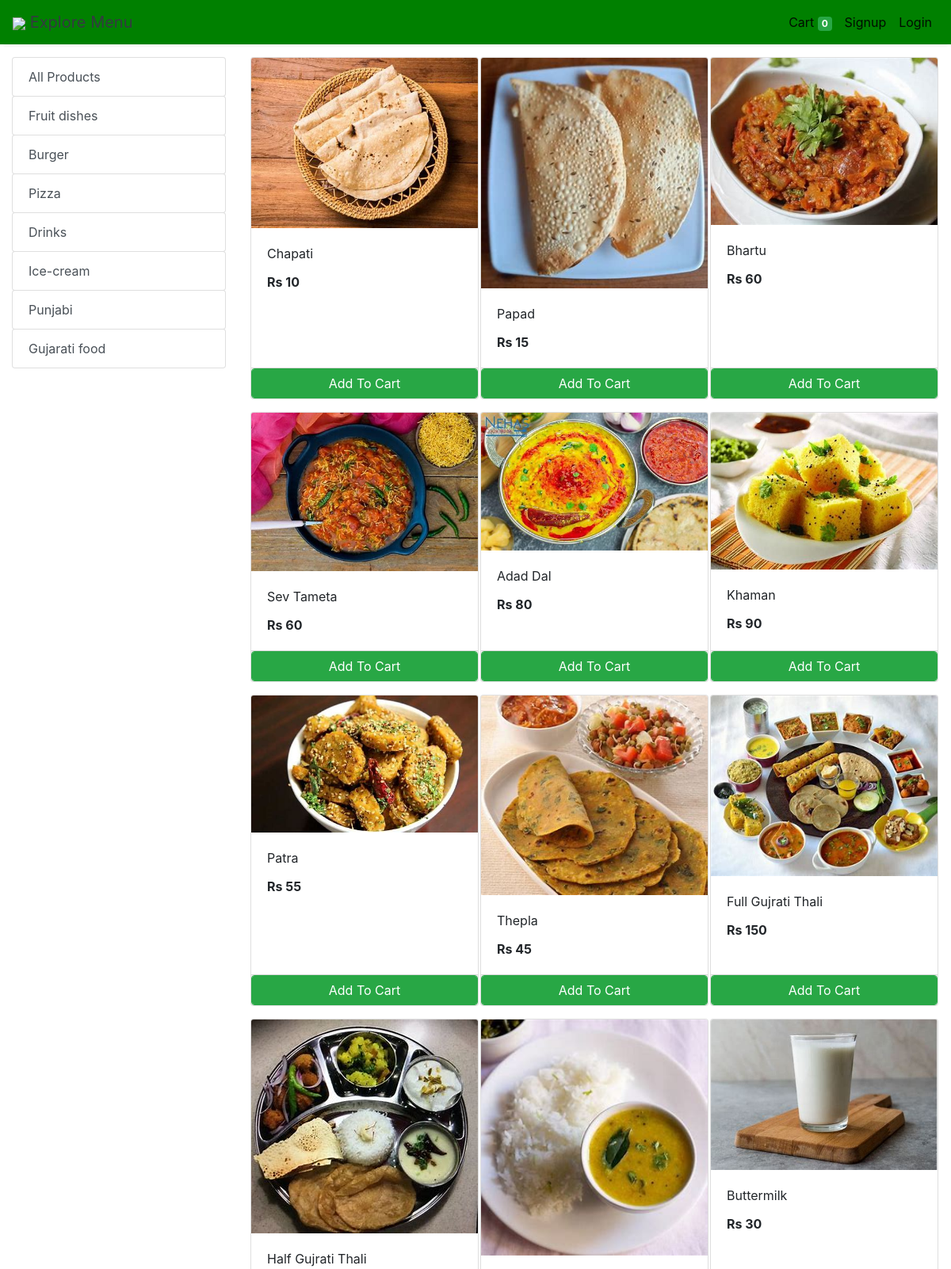
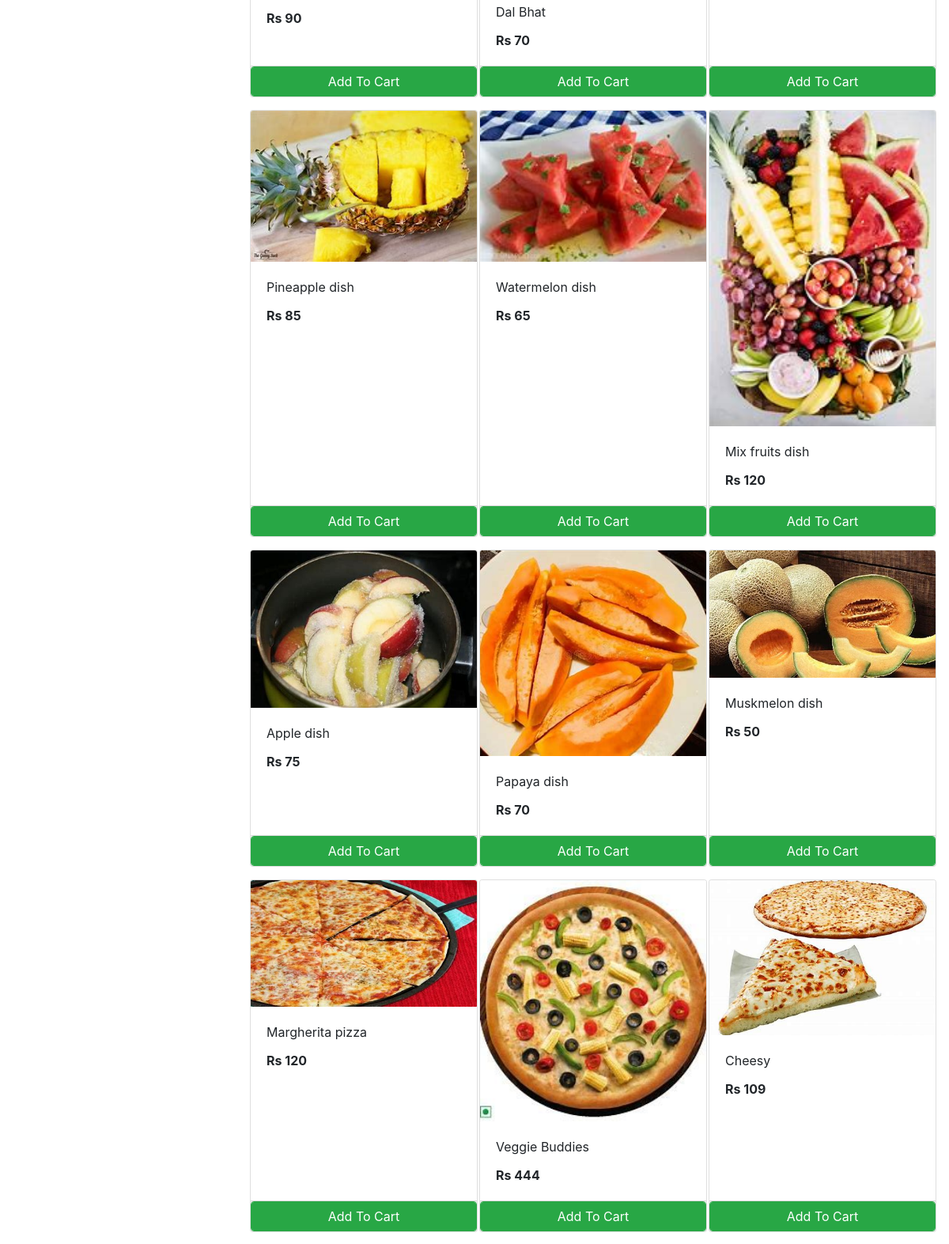
The app's page /store (upper part) with its own data (2 pictures, top to bottom).
### store/models/category.py (models this page shows, shortened)
class Category(models.Model):
    name= models.CharField(max_length=50)
    @staticmethod
    def get_all_categories():
        return Category.objects.all()

### store/models/product.py (models this page shows, shortened)
class Products(models.Model):
    name = models.CharField(max_length=60)
    price= models.IntegerField(default=0)
    category= models.ForeignKey(Category,on_delete=models.CASCADE,default=1 )
    description= models.CharField(max_length=250, default='', blank=True, null= True)
    image= models.ImageField(upload_to='uploads/products/')
    @staticmethod
    def get_all_products():
        return Products.objects.all()

### store/views/home.py (the view)
# urls.py: path('' , include('store.urls'))
def store(request):
    cart = request.session.get('cart')
    if not cart:
        request.session['cart'] = {}
    products = None
    categories = Category.get_all_categories()
    categoryID = request.GET.get('category')
    if categoryID:
        products = Products.get_all_products_by_categoryid(categoryID)
    else:
        products = Products.get_all_products();
    data = {}
    data['products'] = products
    data['categories'] = categories
    print('you are : ', request.session.get('email'))
    return render(request, 'index.html', data)

### store/templatetags/cart.py (called while the page is built)
@register.filter (name='is_in_cart')
def is_in_cart(product, cart):
    keys = cart.keys ()
    for id in keys:
        if int (id) == product.id:
            return True
    return False;

### store/templatetags/custom_filter.py (called while the page is built)
@register.filter(name='currency')
def currency(number):
    return "Rs "+str(number)

### store/templates/index.html (shortened to what this page needs)
{% extends 'base.html' %}
{% block content %}
{% load cart %}
{% load custom_filter %}
<div class="container-fluid mt-3">
	<div class="row">
		<div class="col-lg-3 mx-auto">
			<div class="list-group">
				<a href="/" class="list-group-item list-group-item-action btn btn-outline-success">All Products</a>
				{% for category in categories %}
				<a href="/?category={{category.id}}"
					class="list-group-item list-group-item-action btn btn-outline-success ">{{category.name}}</a>
				{% endfor %}
			</div>
		</div>
		<div id='products' class="col-lg-9 mx-auto">
			<div class="row mx-auto">
				{% for product in products %}
				<div class="card mx-auto mb-3" id={{product.id}} style="width: 18rem;">
					<img class="card-img-top" src="{{product.image.url}}" alt="Card image cap">
					<div class="card-body">
						<p class="card-title">{{product.name}}</p>
						<p class="card-text"><b>{{product.price|currency}}</b></p>
					</div>
					<div class="card-footer p-0 no-gutters">
						{% if product|is_in_cart:request.session.cart %}
						<div class="row no-gutters">
							<form action="/#{{product.id}}" class="col-2 " method="post">
								{% csrf_token %}
								<input hidden type="text" name='product' value='{{product.id}}'>
								<input hidden type="text" name='remove' value='True'>
								<input type="submit" value=" - " class="btn btn-block btn-success border-right">
							</form>
							<div class="text-center col btn btn-success">{{product|cart_quantity:request.session.cart}} in Cart</div>
							<form action="/#{{product.id}}" class="col-2 " method="post">
								{% csrf_token %}
								<input hidden type="text" name='product' value='{{product.id}}'>
								<input type="submit" value=" + " class="btn btn-block btn-success border-left">
							</form>
						</div>
						{% else %}
						<form action="/#{{product.id}}" method="POST" class="btn-block">
							<input type="submit" class="float-right btn btn-success form-control"
								value="Add To Cart">
						</form>
						{% endif %}
					</div>
				</div>
				{% endfor %}
			</div>
		</div>
	</div>
</div>
{% endblock %}

### store/templates/base.html (shortened to what this page needs)
<!doctype html>
<html lang="en">
<head>
  <link rel="stylesheet" href="https://maxcdn.bootstrapcdn.com/bootstrap/4.0.0/css/bootstrap.min.css"
>
</head>
<body>
<nav class="one-edge-shadow
  navbar navbar-light
  sticky-top navbar
  navbar-expand-lg
  text-white">
    <a class="navbar-brand ms-3 text-dark " href="/">
    <link rel="stylesheet" href="https://use.fontawesome.com/releases/v5.7.0/css/all.css">
    <img src="https://th.bing.com/th/id/OIP.oVjTR3yWXIz8nPNjFCzGXwHaHa?w=100&h=80&c=5&r=2&o=5&dpr=1&pid=1">  Explore Menu</a>
    <div class="collapse navbar-collapse" id="navbarSupportedContent">
      <ul class=" navbar-nav my-2 my-lg-0">
        <li class="nav-item active">
          <a class="nav-link" href="/cart">Cart
            <span class="badge badge-success">{{request.session.cart.keys|length}}</span>
            <span class="sr-only">(current)</span></a>
        </li>
        {% if request.session.customer %}
        <li class="nav-item active ">
          <a class="nav-link" href="/orders">Orders<span class="sr-only">(current)</span></a>
        </li>
        <li class="nav-item active ">
          <a class="nav-link" href="/logout">Logout<span class="sr-only">(current)</span></a>
        </li>
        {% else %}
        <li class="nav-item active">
          <a class="nav-link" href="/signup">Signup<span class="sr-only">(current)</span></a>
        </li>
        <li class="nav-item active">
          <a class="nav-link" href="/login">Login<span class="sr-only">(current)</span></a>
        </li>
        {% endif %}
      </ul>
    </div>
  </nav>
  {% block content %}{% endblock %}
</body>
</html>

### store/templates/base.html (style rules this page uses)
nav { background-color: green; }
.one-edge-shadow { box-shadow: 0 8px 2px -5px rgb(246, 245, 245); }

### records on screen
Category: name "Fruit dishes"
Category: name "Burger"
Category: name "Pizza"
Category: name "Drinks"
Category: name "Ice-cream"
Category: name "Punjabi"
Category: name "Gujarati food"
Products: image (picture), name "Chapati", price "Rs 10"
Products: image (picture), name "Papad", price "Rs 15"
Products: image (picture), name "Bhartu", price "Rs 60"
Products: image (picture), name "Sev Tameta", price "Rs 60"
Products: image (picture), name "Adad Dal", price "Rs 80"
Products: image (picture), name "Khaman", price "Rs 90"
Products: image (picture), name "Patra", price "Rs 55"
Products: image (picture), name "Thepla", price "Rs 45"
Products: image (picture), name "Full Gujrati Thali", price "Rs 150"
Products: image (picture), name "Half Gujrati Thali", price "Rs 90"
Products: image (picture), name "Dal Bhat", price "Rs 70"
Products: image (picture), name "Buttermilk", price "Rs 30"
Products: image (picture), name "Pineapple dish", price "Rs 85"
Products: image (picture), name "Watermelon dish", price "Rs 65"
Products: image (picture), name "Mix fruits dish", price "Rs 120"
Products: image (picture), name "Apple dish", price "Rs 75"
Products: image (picture), name "Papaya dish", price "Rs 70"
Products: image (picture), name "Muskmelon dish", price "Rs 50"
Products: image (picture), name "Margherita pizza", price "Rs 120"
Products: image (picture), name "Veggie Buddies", price "Rs 444"
Products: image (picture), name "Cheesy", price "Rs 109"

### other values on screen
{{ request.session.cart.keys|length }} "0"
